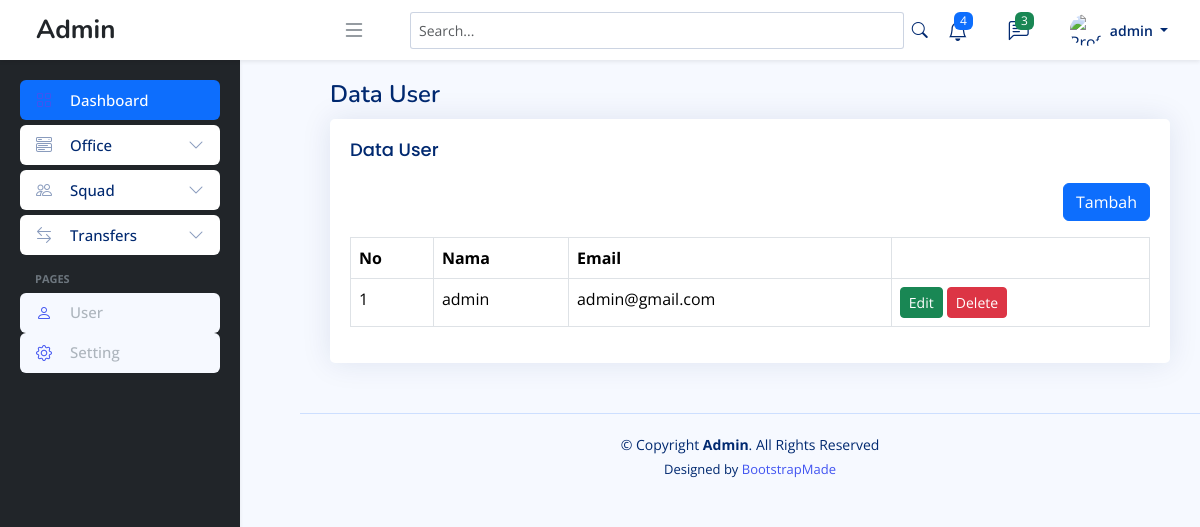
Screenshot of /admin/home.php?page=user (signed in) with the database file from the repository.
### tables this page shows
CREATE TABLE `users` (
  `id` int(11) NOT NULL,
  `name` varchar(100) NOT NULL,
  `email` varchar(150) NOT NULL,
  `password` varchar(255) NOT NULL,
  `created_at` timestamp NOT NULL DEFAULT current_timestamp(),
  `updated_at` timestamp NOT NULL DEFAULT current_timestamp() ON UPDATE current_timestamp()
);

### admin/content/user.php (the view)
<?php
$query = mysqli_query($koneksi, "SELECT * FROM users ORDER BY id DESC");
$rows = mysqli_fetch_all($query, MYSQLI_ASSOC);
?>
<div class="pagetitle">
  <h1>Data User</h1>
</div>
<section class="section">
  <div class="row">
    <div class="col-lg-12">
      <div class="card">
        <div class="card-body">
          <h5 class="card-title">Data User</h5>
          <div class="mb-3" align="right">
            <a href="?page=tambah-user" class="btn btn-primary">Tambah</a>
          </div>
          <table class="table table-bordered">
            <thead>
              <tr>
                <th>No</th>
                <th>Nama</th>
                <th>Email</th>
                <th></th>
              </tr>
            </thead>
            <tbody>
              <?php foreach ($rows as $key => $row): ?>
                <tr>
                  <td><?php echo $key += 1 ?></td>
                  <td><?php echo $row['name'] ?></td>
                  <td><?php echo $row['email'] ?></td>
                  <td>
                    <a href="?page=tambah-user&edit=<?php echo $row['id'] ?>" class="btn btn-sm btn-success">Edit</a>
                    <a onclick="return confirm('Apakah anda yakin akan menghapus data ini??')"
                      href="?page=tambah-user&delete=<?php echo $row['id'] ?>" class="btn btn-sm btn-danger">Delete</a>
                  </td>
                </tr>
              <?php endforeach ?>
            </tbody>
          </table>
        </div>
      </div>
    </div>
  </div>
</section>

### admin/assets/css/style.css (style rules this page uses)
:root { scroll-behavior: smooth; }
body { font-family: "Open Sans", sans-serif; background: #f6f9ff; color: #444444; }
a { color: #4154f1; text-decoration: none; }
h1, h2, h3, h4, h5, h6 { font-family: "Nunito", sans-serif; }
.pagetitle { margin-bottom: 10px; }
.pagetitle h1 { font-size: 24px; margin-bottom: 0; font-weight: 600; color: #012970; }
.card { margin-bottom: 30px; border: none; border-radius: 5px; box-shadow: 0px 0 30px rgba(1, 41, 112, 0.1); }
.card-title { padding: 20px 0 15px 0; font-size: 18px; font-weight: 500; color: #012970; font-family: "Poppins", sans-serif; }
.card-body { padding: 0 20px 20px 20px; }

### rows the page displays
users: key "1", name "admin", email "admin@gmail.com"

### other values shown
$_SESSION['NAME'] "admin"
